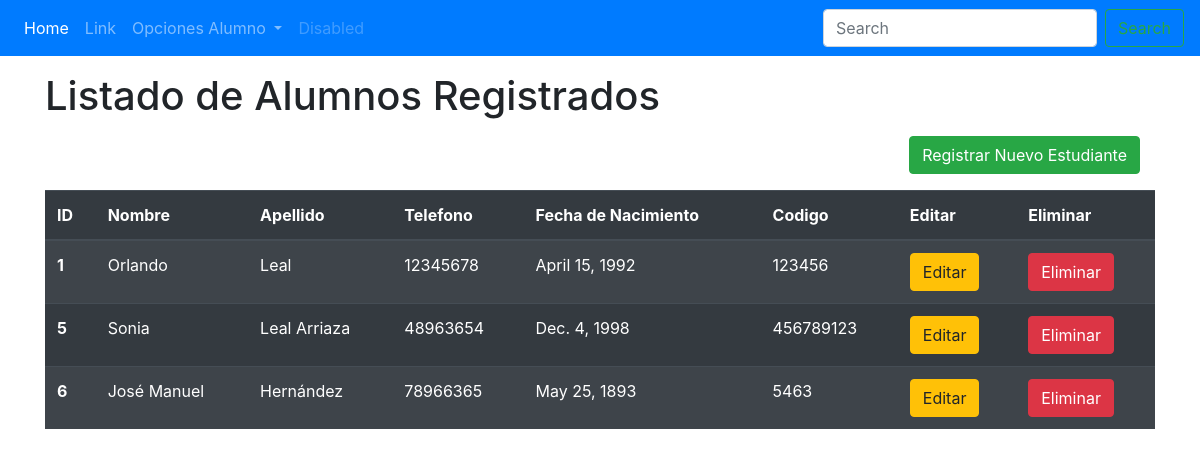
Screenshot of /listarAlumno/ with the database file from the repository.
### Models/Alumno/models.py (models this page shows)
class Alumno(models.Model):
    nombre = models.CharField(max_length=75)
    apellido = models.CharField(max_length=75)
    telefono = models.CharField(max_length=12)
    fecha_nacimiento = models.DateField()
    codigo = models.IntegerField()

### Models/Alumno/views.py (the view)
# urls.py: path('listarAlumno/', FormularioAlumnoView.listar_alumnos, name='listarAlumnos'),
    def listar_alumnos(request):
        alumnos = Alumno.objects.all()
        return render(request, "ListaAlumnos.html", {"alumnos": alumnos})

### templates/ListaAlumnos.html (shortened to what this page needs)
{% extends 'index.html' %}
{% block content %}
    <h1>Listado de Alumnos Registrados</h1>
    <div class="row col-12 justify-content-end mb-2 pr-0">
        <a class="btn btn-success col-md-2.5" href="{% url 'registrarAlumno' %}">Registrar Nuevo Estudiante</a>
    </div>
    <table class="table table-striped table-dark">
      <thead>
        <tr>
          <th scope="col">ID</th>
          <th scope="col">Nombre</th>
          <th scope="col">Apellido</th>
          <th scope="col">Telefono</th>
          <th scope="col">Fecha de Nacimiento</th>
          <th scope="col">Codigo</th>
          <th scope="col">Editar</th>
          <th scope="col">Eliminar</th>
        </tr>
      </thead>
      <tbody>
      {% for alumno in alumnos %}
        <tr>
          <th scope="row">{{ alumno.id }}</th>
          <td>{{ alumno.nombre }}</td>
          <td>{{ alumno.apellido }}</td>
          <td>{{ alumno.telefono }}</td>
          <td>{{ alumno.fecha_nacimiento }}</td>
          <td>{{ alumno.codigo }}</td>
          <td><a class="btn btn-warning" href="{% url 'editarAlumnos' alumno.id %}">Editar</a></td>
          <td><a class="btn btn-danger" href="{% url 'eliminarAlumno' alumno.id %}">Eliminar</a></td>
        </tr>
      {% endfor %}
      </tbody>
    </table>
{% endblock %}

### templates/index.html (shortened to what this page needs)
<!DOCTYPE html>
<html lang="en">
<head>
    <link rel="stylesheet" href="https://cdn.jsdelivr.net/npm/bootstrap@4.6.0/dist/css/bootstrap.min.css">
</head>
<body>
    <nav class="navbar navbar-expand-lg navbar-dark bg-primary">
      <div class="collapse navbar-collapse" id="navbarSupportedContent">
        <ul class="navbar-nav mr-auto">
          <li class="nav-item active">
            <a class="nav-link" href="{% url 'home' %}">Home <span class="sr-only">(current)</span></a>
          </li>
          <li class="nav-item">
            <a class="nav-link" href="#">Link</a>
          </li>
          <li class="nav-item dropdown">
            <a class="nav-link dropdown-toggle" href="#" id="navbarDropdown" role="button" data-toggle="dropdown" aria-haspopup="true" aria-expanded="false">
              Opciones Alumno
            </a>
          </li>
          <li class="nav-item">
            <a class="nav-link disabled" href="#" tabindex="-1" aria-disabled="true">Disabled</a>
          </li>
        </ul>
        <form class="form-inline my-2 my-lg-0">
          <input class="form-control mr-sm-2" type="search" placeholder="Search" aria-label="Search">
          <button class="btn btn-outline-success my-2 my-sm-0" type="submit">Search</button>
        </form>
      </div>
    </nav>
    <div class="content container">
        {% block content %}
        {% endblock %}
    </div>
</body>
</html>

### rows the page displays
Alumno: id "1", nombre "Orlando", apellido "Leal", telefono "12345678", fecha_nacimiento "April 15, 1992", codigo "123456"
Alumno: id "5", nombre "Sonia", apellido "Leal Arriaza", telefono "48963654", fecha_nacimiento "Dec. 4, 1998", codigo "456789123"
Alumno: id "6", nombre "José Manuel", apellido "Hernández", telefono "78966365", fecha_nacimiento "May 25, 1893", codigo "5463"
